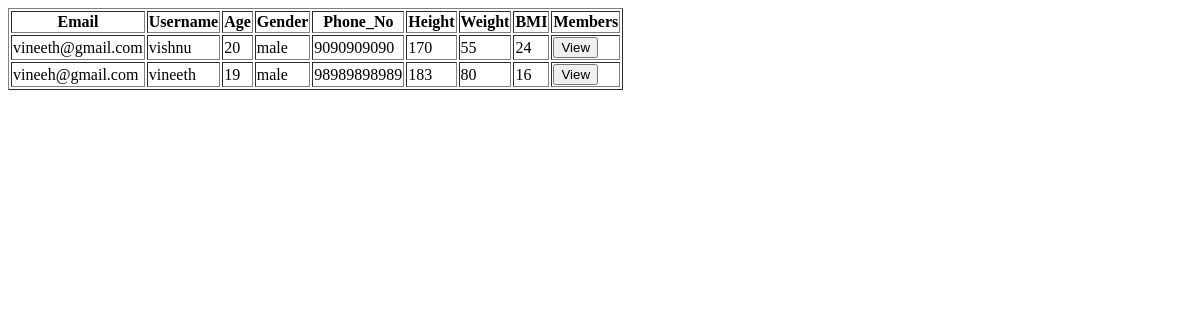
/users, run on an earlier commit of the app's database.
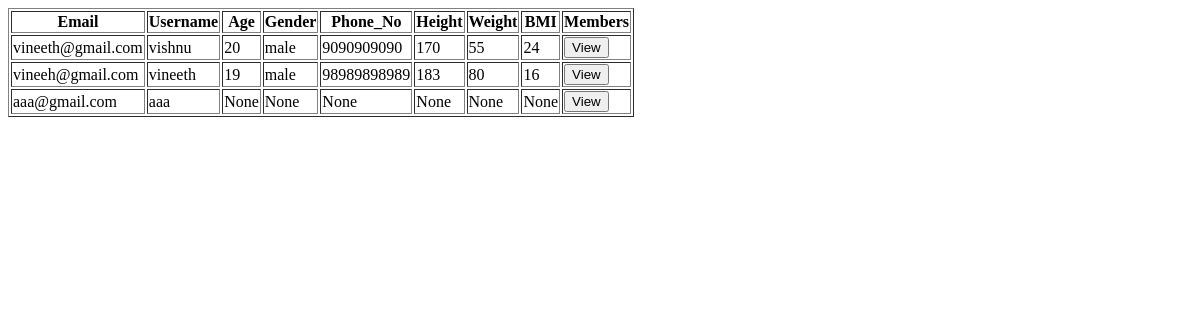
And on a later commit of the database.
### nutriguardapp/models.py (models this page shows)
class usertable(models.Model):
    name = models.CharField(max_length=100, null=True, blank=True)
    age = models.IntegerField(null=True, blank=True)
    gender = models.CharField(max_length=100, null=True, blank=True)
    email = models.CharField(max_length=100, null=True, blank=True)
    phone = models.CharField(max_length=15, null=True, blank=True)
    height = models.CharField(max_length=100, null=True, blank=True)
    weight = models.CharField(max_length=100, null=True, blank=True)
    bmi = models.CharField(max_length=100, null=True, blank=True)
    login_id = models.ForeignKey(logintable,on_delete=models.CASCADE)

### nutriguardapp/views.py (the view)
# urls.py: path('users',usersview.as_view(),name='users'),
class usersview(View):
    def get(self,request):
        c=usertable.objects.all()
        return render(request,"viewuser.html",{'user':c})

### nutriguardapp/templates/viewuser.html (shortened to what this page needs)
<!DOCTYPE html>
<html lang="en">
<head>
</head>
<body>
    <div>
        <table border="1">
            <tr>
            <th>Email</th>
            <th>Username</th>
            <th>Age</th>
            <th>Gender</th>
            <th>Phone_No</th>
            <th>Height</th>
            <th>Weight</th>
            <th>BMI</th>
            <th>Members</th>
            </tr>
            {% for i in user %}
            <tr>
                <td>{{i.email}}</td>
                <td>{{i.name}}</td>
                <td>{{i.age}}</td>
                <td>{{i.gender}}</td>
                <td>{{i.phone}}</td>
                <td>{{i.height}}</td>
                <td>{{i.weight}}</td>
                <td>{{i.bmi}}</td>
                <td><button>View</button></td>
            </tr>
            {% endfor %}
        </table>
    </div>
</body>
</html>

What changed in the data, as far as the page shows it:
added usertable: email "aaa@gmail.com", name "aaa", age "None", gender "None", phone "None", height "None", weight "None", bmi "None"
